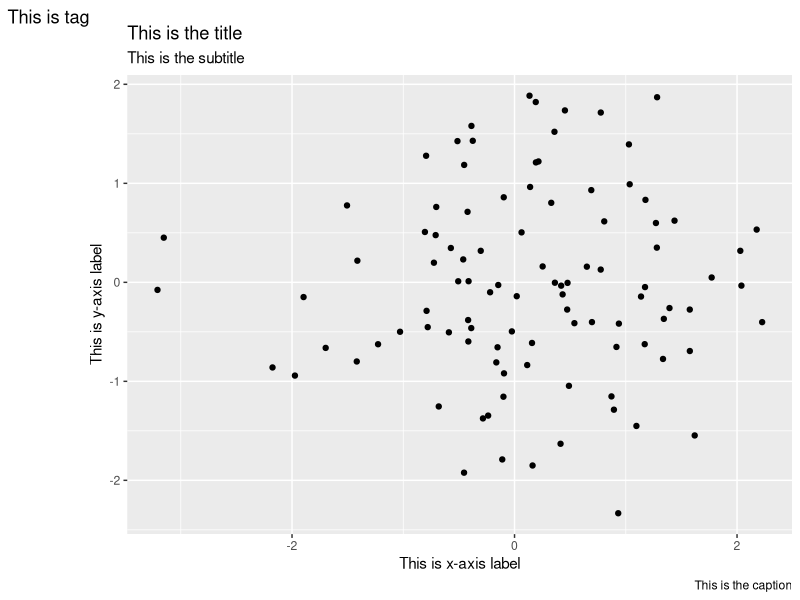
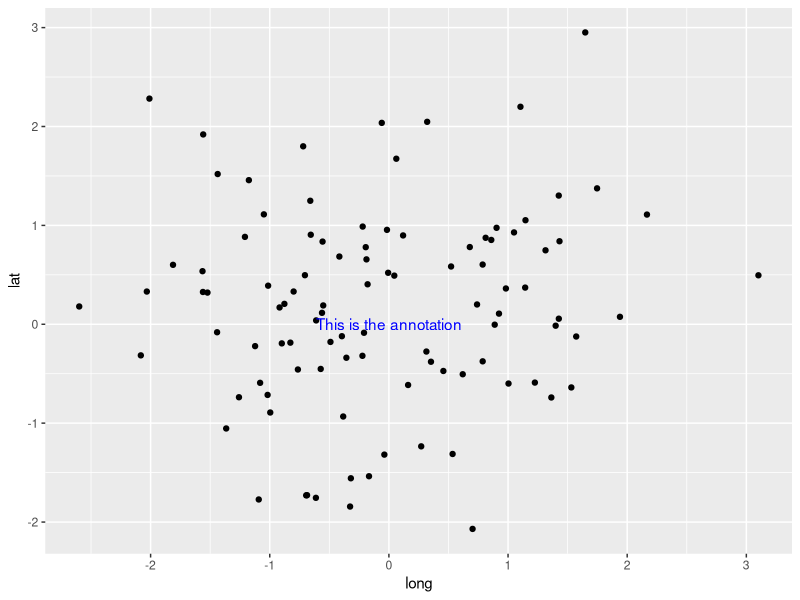

R code for these plots, in order:
## ---- chunk 1
knitr::opts_chunk$set(warning = FALSE, message = FALSE)
knitr::opts_chunk$set(fig.align = "center", fig.width = 6)
library(ggplot2)
library(dplyr)
## ---- chunk 2
ggplot(tibble(long = rnorm(100), lat = rnorm(100))) + 
  geom_point(aes(x = long, y = lat)) +
  labs(
    x = "This is x-axis label", 
    y = "This is y-axis label",
    title = "This is the title",
    subtitle = "This is the subtitle",
    caption = "This is the caption",
    tag = "This is tag"
  )
## ---- chunk 3
ggplot(tibble(long = rnorm(100), lat = rnorm(100))) + 
  geom_point(aes(x = long, y = lat)) +
  annotate(geom = "text", x = 0, y = 0, label = "This is the annotation", color = "blue")
